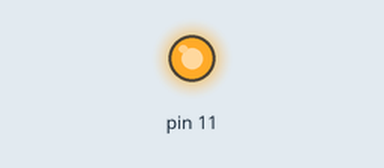
The sketch below on a simulated Arduino Uno, built with avr-gcc and run on an emulated ATmega328P. On the bench: output pins drawn as LEDs (lit = HIGH).

Above: at 0.05 s.
At 6.0 s:
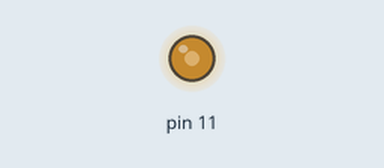
At 9.0 s:
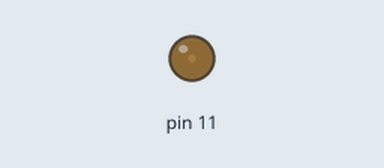
Timing chart, 0 to 11.7 s (numbered marks = the images above):
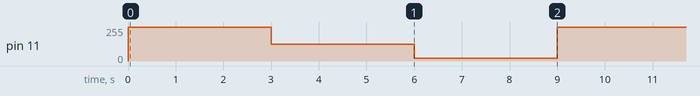

The sketch:

A17.ino
```cpp
// (licence header left out)
// the setup routine runs once when you press reset:
void setup() {
  pinMode(11, OUTPUT);
}

// the loop routine runs over and over again forever:
void loop() {
  analogWrite(11, 255);
  delay(3000);
  analogWrite(11, 127);
  delay(3000);
  analogWrite(11, 20);
  delay(3000);
}
```

Measured:
- by itself, pin 11: repeats every 9.0 s: 127/255 3.0 s, 20/255 3.0 s, 255/255 3.0 s
